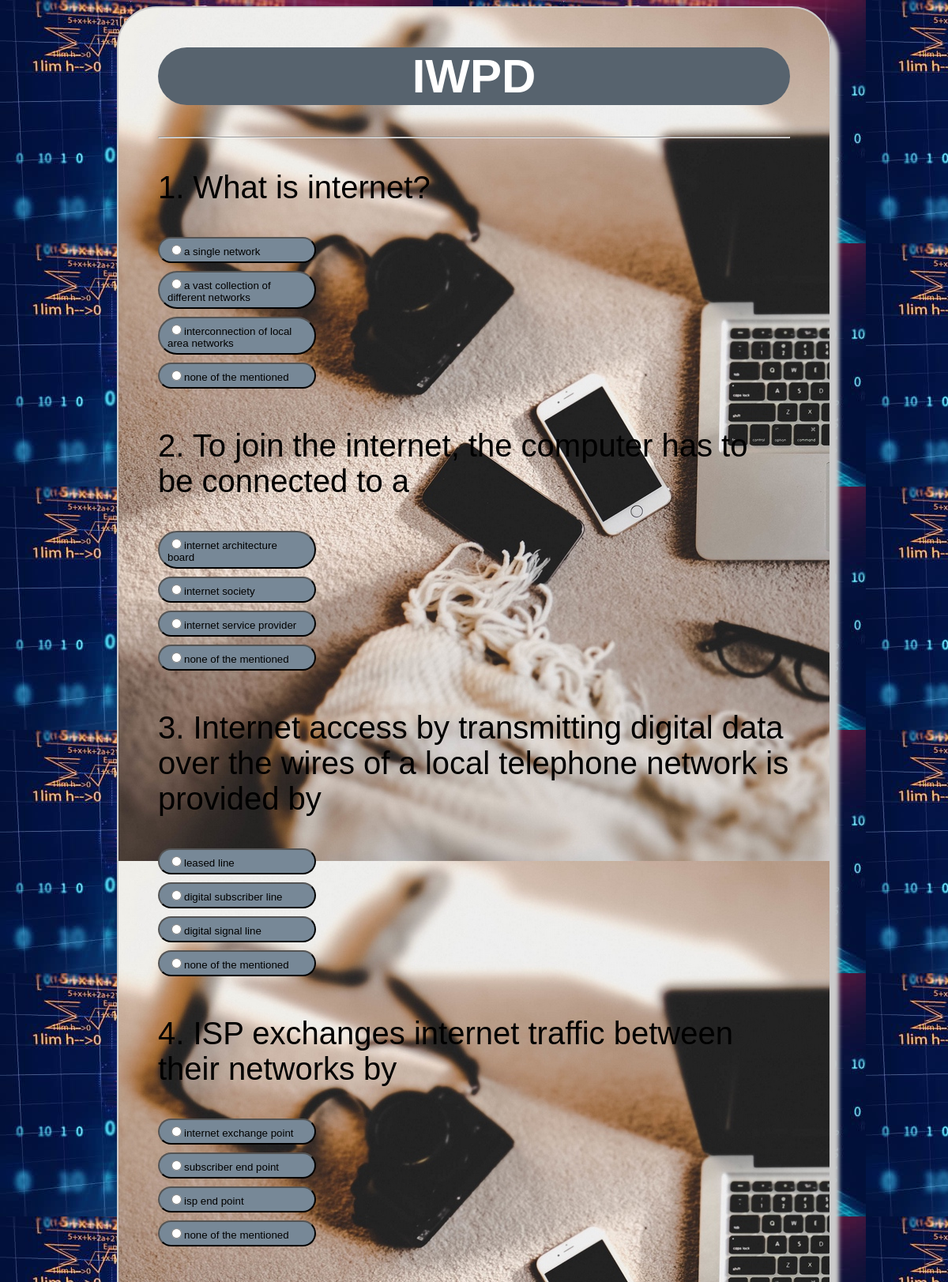
The app's page /iwpdQ.php (upper part) with its own data.
### tables this page shows
CREATE TABLE `iwpdq` (
  `qid` int(10) NOT NULL,
  `questions` varchar(250) NOT NULL,
  `ans_id` int(10) NOT NULL
);

CREATE TABLE `iwpda` (
  `aid` int(10) NOT NULL,
  `answer` varchar(250) NOT NULL,
  `ans_id` int(10) NOT NULL
);

### iwpdQ.php (the view, shortened to what this page needs)
<!DOCTYPE html>
<html lang="en">
<head>
</head>
<body>
	<form method="post" action="resultiw.php">
	<div class="grid">
		<div id="quiz">
			<h1>IWPD</h1>
			<hr style="margin-top: 10px">
<?php
	$con=mysqli_connect("localhost","root","","project");
for($i=1; $i<=20; $i++){
$sql= "SELECT * FROM iwpdq where qid='$i'";
$result= mysqli_query($con,$sql);
			while ($row = mysqli_fetch_array($result))
			{
			?>
			<p id="question"><?php echo $row['qid'].". ".$row['questions'];?></p>
		<?php
			}
			?>
<?php
$sql= "SELECT * FROM iwpda where ans_id='$i'";
$result= mysqli_query($con,$sql);
			while ($row = mysqli_fetch_array($result))
			{
			?>
			<div class="button">
				<button style="width: 200px; text-align: left; border-radius: 50px; margin: 0px 0px 10px 0px;
	padding: 5px 10px; background-color: #778897;"><input type="radio" required name="check[<?php echo $row['ans_id'];?>]" value= "<?php echo $row['aid'];?>" ><?php echo $row['answer']."<br>";?></div></button>
		<?php
	}
			}
?>
<br>
		</div>
	</div>
</form>
</body>
</html>

### iwpdQ.php (style rules this page uses)
body { background-image: url(2.jpg); }
.grid { width: 800px; height: 7400px; margin: 0 auto; background-image:url(3.jpg); padding: 10px 50px 50px 50px; border-radius: 50px; border: 2px solid #cbcbcb; box-shadow: 10px 15px 5px #cbcbcb; }
.grid h1 { font-family: sans-serif; background-color: #57636e; font-size: 60px; text-align: center; color: #fff; padding: 2px 0px; border-radius: 50px; }
.grid #question { font-family: sans-serif; font-size: 40px; color: black; }

### records on screen
iwpdq: qid "1", questions "What is internet?"
iwpda: answer "a single network"
iwpda: answer "a vast collection of different networks"
iwpda: answer "interconnection of local area networks"
iwpda: answer "none of the mentioned"
iwpdq: qid "2", questions "To join the internet, the computer has to be connected to a"
iwpda: answer "internet architecture board"
iwpda: answer "internet society"
iwpda: answer "internet service provider"
iwpda: answer "none of the mentioned"
iwpdq: qid "3", questions "Internet access by transmitting digital data over the wires of a local telephone network is provided by"
iwpda: answer "leased line"
iwpda: answer "digital subscriber line"
iwpda: answer "digital signal line"
iwpda: answer "none of the mentioned"
iwpdq: qid "4", questions "ISP exchanges internet traffic between their networks by"
iwpda: answer "internet exchange point"
iwpda: answer "subscriber end point"
iwpda: answer "isp end point"
iwpda: answer "none of the mentioned"
